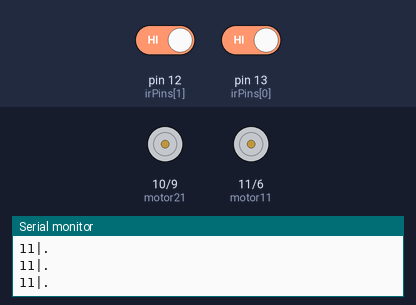
A sketch run on a simulated Arduino Uno, built with avr-gcc and run on an emulated ATmega328P. Shown: motor-driver pin pairs drawn as motors (green arrow = first pin HIGH = forward, orange = second pin HIGH = backward, longer = more drive), the last lines printed to the serial monitor. The test bench sets the inputs (shaded band); at power-on: pin 12 (irPins[1]) HIGH, pin 13 (irPins[0]) HIGH.

Above: at 1.2 s.
1.3 s: pin 12 (irPins[1]) driven LOW
At 2.4 s:
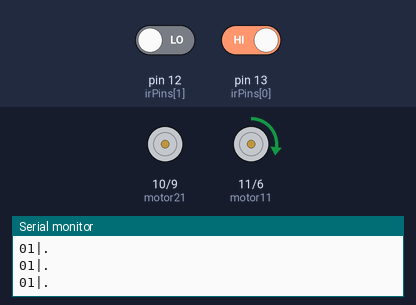
2.9 s: pin 13 (irPins[0]) driven LOW
At 3.8 s:
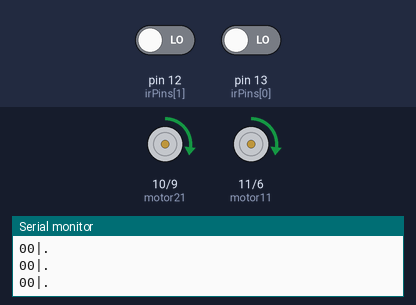
4.7 s: pin 12 (irPins[1]) driven HIGH
At 6.5 s:
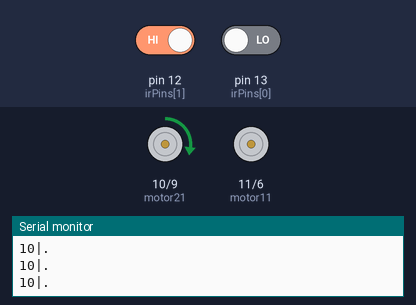
Timing chart, 0 to 8.0 s (numbered marks = the images above; inputs shaded):
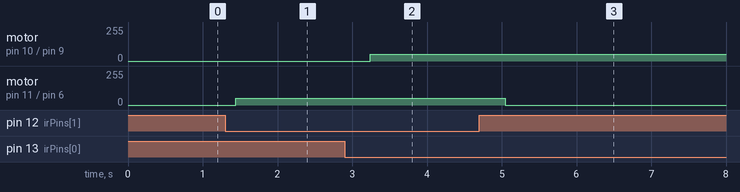

The sketch:

TesteCorrecao.ino
```cpp
const int irPins[2] = {13, 12};
int irSensorDigital[2] = {0,0};
int i,j = 0;
int d = 1000;


int irSensors = B00;


int motor11 = 11;
int motor12 = 6;
int motor21 = 10;
int motor22 = 9;


void setup () {
  pinMode (motor11, OUTPUT);
  pinMode (motor12, OUTPUT);
  pinMode (motor21, OUTPUT);
  pinMode (motor22, OUTPUT);


    /* Set-up IR sensor pins as input */

  pinMode(irPins[0], INPUT);
  pinMode(irPins[1], INPUT);

  Serial.begin(9600);


}
void loop (){
    scanD();

    if (irSensorDigital[0] == 0 && irSensorDigital[1] == 0){

      analogWrite(motor21, 50);
      analogWrite(motor22, 0);
      analogWrite(motor11, 50);
     analogWrite(motor12, 0);
     delay(120);


    }

    if (irSensorDigital[0] == 0 && irSensorDigital[1] == 1){

      analogWrite(motor21, 50);
      analogWrite(motor22, 0);
     delay(120);

     analogWrite(motor11, 0);
     analogWrite(motor12, 0);
     delay(120);

    }

    if (irSensorDigital[0] == 1 && irSensorDigital[1] == 0){
      analogWrite(motor11, 50);
      analogWrite(motor12, 0);
     delay(120);

     analogWrite(motor21, 0);
     analogWrite(motor22, 0);
     delay(120);

    }

}

void scanD()
{

  irSensorDigital[0] = digitalRead(irPins[0]);
  irSensorDigital[1] = digitalRead(irPins[1]);
  Serial.print(irSensorDigital[1]);
  Serial.print(irSensorDigital[0]);

  Serial.print("|");

  Serial.println(".");
  delay (120);
}
```

Measured:
- after the input at 1.3 s, motor on pin 11 (motor11) / pin 6 (motor12): stopped → forward 50/255 after 0.14 s
- after the input at 2.9 s, motor on pin 10 (motor21) / pin 9 (motor22): stopped → forward 50/255 after 0.34 s
- after the input at 4.7 s, motor on pin 11 (motor11) / pin 6 (motor12): forward 50/255 → stopped after 0.35 s
